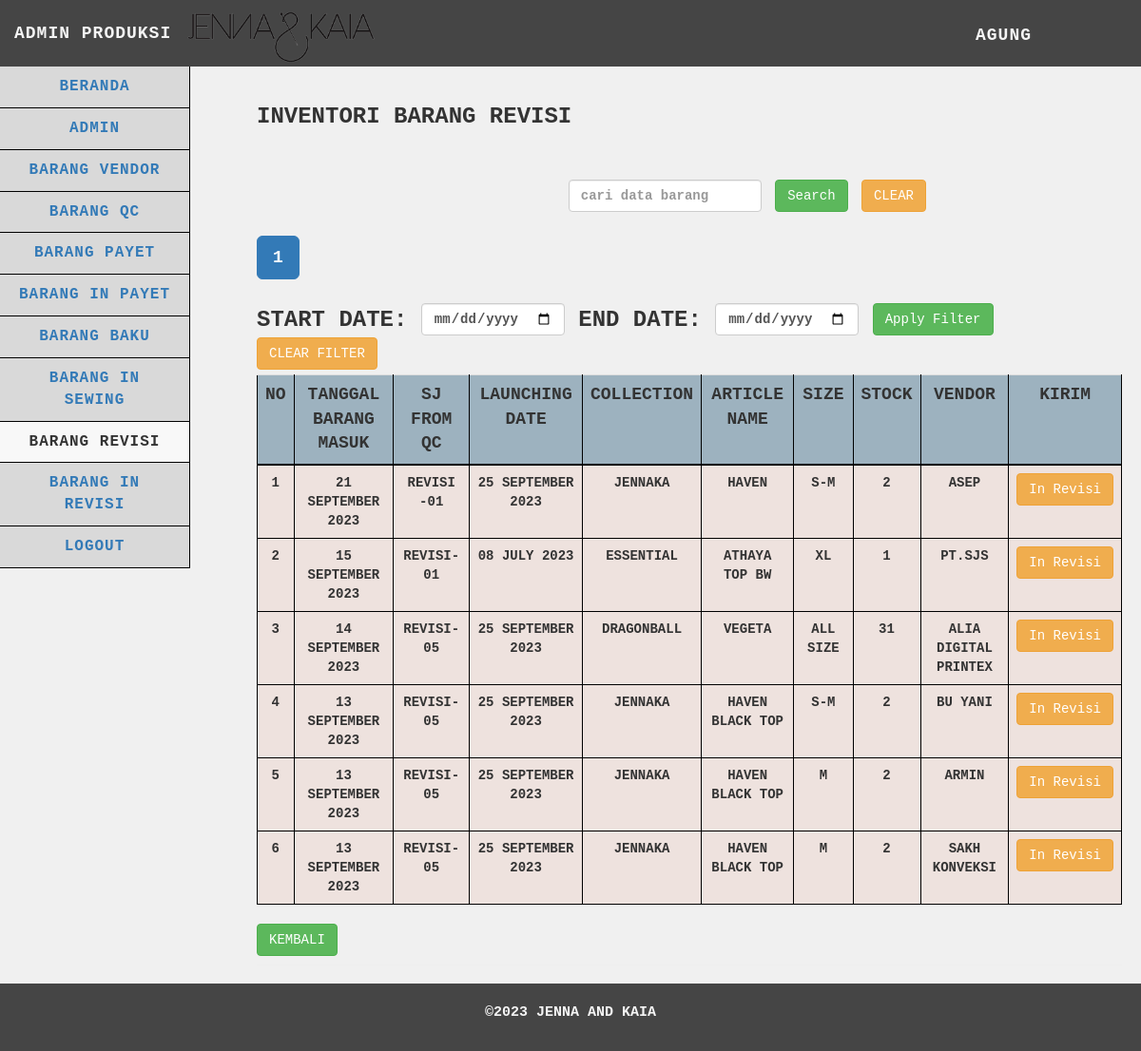
Page /produksi/barangrevisi/barangrevisi.php (signed in) on the committed database.
### tables this page shows
CREATE TABLE `barangrevisi` (
  `idbarang_revisi` int(25) NOT NULL,
  `tgl_brg_masuk` date NOT NULL,
  `launching_date` date NOT NULL,
  `collection` varchar(255) NOT NULL,
  `article_name` varchar(255) NOT NULL,
  `size` varchar(15) NOT NULL,
  `stock` int(255) NOT NULL,
  `vendor` varchar(255) NOT NULL,
  `tgl_brg_keluar` date NOT NULL,
  `sj_for_produksi` varchar(255) NOT NULL,
  `idbarang_qc` int(25) NOT NULL
);

### produksi/barangrevisi/functions.php (called while the page is built, shortened)
<?php
$db = mysqli_connect("localhost", "root", "", "gudangjenna");
function query($query)
{
    global $db;
    $result = mysqli_query($db, $query);
    $rows = [];
    while ($row = mysqli_fetch_assoc($result)) {
        $rows[] = $row;
    }
    return $rows;
}
function getNama($username)
{
    global $db;
    $query = "SELECT nama FROM admin WHERE username = '$username' AND role = 'produksi'";
    $result = mysqli_query($db, $query);
    if ($result && mysqli_num_rows($result) > 0) {
        $user = mysqli_fetch_assoc($result);
        return $user['nama'];
    } else {
        return "Nama Tidak Ditemukan";
    }
}
function formatDate($dateString)
{
    $timestamp = strtotime($dateString);
    return date('d F Y', $timestamp);
}

### produksi/barangrevisi/barangrevisi.php (the view, shortened to what this page needs)
<?php
$barangrevisi = query("SELECT * FROM barangrevisi");
$limit = 20;
$page = isset($_GET['page']) ? $_GET['page'] : 1;
$start = ($page - 1) * $limit;
$start_date = isset($_GET['start_date']) ? $_GET['start_date'] : '';
$end_date = isset($_GET['end_date']) ? $_GET['end_date'] : '';
$date_filter = '';
$search = isset($_GET['search']) ? $_GET['search'] : '';
$search_filter = '';
$query = "SELECT * FROM barangrevisi $date_filter $search_filter ORDER BY idbarang_revisi DESC LIMIT $start, $limit";
$barangrevisi = query($query);
$totalRecordsSearchDateFilter = count(query("SELECT * FROM barangrevisi $date_filter $search_filter"));
$totalPagesSearchDateFilter = ceil($totalRecordsSearchDateFilter / $limit);
?>
<!DOCTYPE html>
<html>
<head>
    <link href="../../vendor/css/bootstrap/bootstrap.min.css" rel="stylesheet">
    <link href="../../vendor/css/bootstrap/bootstrap.css" rel="stylesheet">
    <link href="../../vendor/font-awesome/css/font-awesome.min.css" rel="stylesheet" type="text/css">
    <link href="../../css/tabel.css" rel="stylesheet">
</head>
<body>
    <nav class="navbar navbar-default navbar-static-top" role="navigation" style="margin-bottom: 0">
        <div class="navbar-header">
            <img src="../../images/Jenna-Kaia.png" alt="Logo Perusahaan" class="navbar-logo">
            <a class="navbar-brand">ADMIN PRODUKSI</a>
        </div>
        <ul class="nav navbar-top-links navbar-right">
            <li class="dropdown">
                <a class="dropdown-toggle" data-toggle="dropdown" href="../logout.php"><?php echo getNama($_SESSION['usernamepr']); ?></i>
                </a>
            </li>
        </ul>
        <div class="navbar-default sidebar" role="navigation" style="font-size: medium;">
            <div class="sidebar-nav navbar-collapse">
                <ul class="nav" id="side-menu">
                    <li>
                        <a href="../beranda.php">
                            BERANDA
                        </a>
                    </li>
                    <li>
                        <a href="../admin/admin.php">
                            ADMIN
                        </a>
                    </li>
                    <li>
                        <a href="../barangvendor/barangvendor.php">
                            BARANG VENDOR
                        </a>
                    </li>
                    <li>
                        <a href="../barangqc/barangqc.php">
                            BARANG QC
                        </a>
                    </li>
                    <li>
                        <a href="../barangpayet/barangpayet.php">
                            BARANG PAYET
                        </a>
                    </li>
                    <li>
                        <a href="../baranginpayet/baranginpayet.php">
                            BARANG IN PAYET
                        </a>
                    </li>
                    <li>
                        <a href="../barangbaku/barangbaku.php">
                            BARANG BAKU
                        </a>
                    </li>
                    <li>
                        <a href="../baranginsewing/baranginsewing.php">
                            BARANG IN SEWING
                        </a>
                    </li>
                    <li class="active">
                        <a href="barangrevisi.php">
                            BARANG REVISI
                        </a>
                    </li>
                    <li>
                        <a href="../baranginrevisi/baranginrevisi.php">
                            BARANG IN REVISI
                        </a>
                    </li>
                    <li>
                        <a href="../logout.php" onclick="return confirm('yakin ingin logout?')">
                            Logout
                        </a>
                    </li>
                </ul>
            </div>
        </div>
    </nav>
    <div class="content">
        <div class="container-fluid">
            <h1 class="page-header">Inventori Barang Revisi
                <br><br><br>
                <div class="row">
                    <div class="col-md-4">
                    </div>
                    <div class="col-md-6">
                        <form action="" method="GET" class="form-inline">
                            <input type="text" class="form-control mx-2" id="search" name="search" value="<?php echo $_GET['search'] ?? ''; ?>" placeholder="cari data barang">
                            <button type="submit" class="btn btn-success">Search</button>
                            <a href="barangrevisi.php" class="btn btn-warning mx-2">Clear</a>
                        </form>
                    </div>
                </div>
                <div class="row" style="margin-top: 5px;">
                    <div class="col-md-6">
                        <div class="button-group" style="display: flex; align-items: center;">
                            <div class="pagination-container">
                                <ul class="pagination pagination-lg">
                                    <?php
                                    $startPage = max(1, $page - 1);
                                    $endPage = min($totalPagesSearchDateFilter, $startPage + 4);
                                    for ($p = $startPage; $p <= $endPage; $p++) :
                                    ?>
                                        <li class="<?php if ($p == $page) echo 'active'; ?>">
                                            <a href="?page=<?php echo $p; ?>&start_date=<?php echo $start_date; ?>&end_date=<?php echo $end_date; ?>&search=<?php echo $search; ?>">
                                                <?php echo $p; ?>
                                            </a>
                                        </li>
                                    <?php endfor; ?>
                                </ul>
                            </div>
                        </div>
                    </div>
                </div>
                <div class="row" style="margin-top: 5px; margin-bottom: 5px">
                    <div class="col-md-12">
                        <form action="" method="GET" class="form-inline">
                            <label for="start_date">Start Date:</label>
                            <input type="date" class="form-control mx-2" id="start_date" name="start_date" value="<?php echo $_GET['start_date'] ?? ''; ?>">
                            <label for="end_date">End Date:</label>
                            <input type="date" class="form-control mx-2" id="end_date" name="end_date" value="<?php echo $_GET['end_date'] ?? ''; ?>">
                            <button type="submit" class="btn btn-success">Apply Filter</button>
                            <a href="barangrevisi.php" class="btn btn-warning mx-2">Clear Filter</a>
                        </form>
                    </div>
                </div>
                <div class="table-responsive">
                    <table id="data-table" class="table table-hover">
                        <tr>
                            <th scope="col">No</th>
                            <th scope="col">Tanggal Barang Masuk</th>
                            <th scope="col">SJ From QC</th>
                            <th scope="col">Launching Date</th>
                            <th scope="col">Collection</th>
                            <th scope="col">Article Name</th>
                            <th scope="col">Size</th>
                            <th scope="col">Stock</th>
                            <th scope="col">Vendor</th>
                            <th scope="col">Kirim</th>
                        </tr>
                        <?php $i = $start + 1; ?>
                        <?php foreach ($barangrevisi as $row) : ?>
                            <tr class="data-row">
                                <td><?= $i; ?></td>
                                <td><?= formatDate($row["tgl_brg_keluar"]); ?></td>
                                <td><?= $row["sj_for_produksi"]; ?></td>
                                <td><?= formatDate($row["launching_date"]); ?></td>
                                <td><?= $row["collection"]; ?></td>
                                <td><?= $row["article_name"]; ?></td>
                                <td><?= $row["size"]; ?></td>
                                <td><?= $row["stock"]; ?></td>
                                <td><?= $row["vendor"]; ?></td>
                                <td>
                                    <div class="btn-group text-center" style="display: flex; justify-content: center;">
                                        <form action="kirim_inrevisi.php" method="post" style="margin: 0;">
                                            <button type="submit" class="btn btn-warning" onclick="return confirm('Apakah Anda ingin mengirim barang tersebut?');">In
                                                Revisi</button>
                                        </form>
                                    </div>
                                </td>
                            </tr>
                            <?php $i++; ?>
                        <?php endforeach; ?>
                    </table>
                </div>
                <div>
                    <a href="../beranda.php" class="btn btn-success">Kembali</a>
                </div>
        </div>
    </div>
    <footer>
        <p>©2023 Jenna and Kaia</p>
    </footer>
</body>
</html>

### css/tabel.css (style rules this page uses)
body { font-family: "Courier New", Courier, monospace; text-transform: uppercase; margin: 0; padding: 0; background-color: #f0f0f0; display: flex; flex-direction: column; min-height: 100vh; }
p { font-size: 15px; }
h1 { text-transform: uppercase; font-weight: 500; }
.page-header { font-weight: bold; font-size: 24px; }
.navbar-logo { max-height: 60px; width: auto; margin-top: 10px; }
.navbar-default.sidebar .nav > li.active > a { background-color: #f8f8f8; color: #333; }
.navbar { background-color: #454545; font-size: large; letter-spacing: 1px; font-weight: 700; font-family: "Courier New", Courier, monospace; text-transform: uppercase; border: none; height: 70px; position: fixed; top: 0; width: 100%; z-index: 99; }
.navbar-header .navbar-brand { color: whitesmoke; margin-top: 10px; }
.dropdown { background-color: #454545; width: 100%; }
.dropdown-toggle { color: whitesmoke; margin-top: 10px; }
.navbar-top-links { margin-right: 0; }
.navbar-top-links li { display: inline-block; }
.navbar-top-links li:last-child { margin-right: 100px; }
.navbar-top-links li a { padding: 15px; min-height: 50px; }
.sidebar { background-color: #d9d9d9; text-align: center; }
.sidebar .sidebar-nav.navbar-collapse { padding-left: 0; padding-right: 0; }
.sidebar ul li { border-bottom: 1px solid black; border-right: 1px solid black; }
@media (min-width: 768px) { .sidebar { z-index: 1; position: absolute; width: 200px; margin-top: 70px; } }
@media (min-width: 768px) { .navbar-top-links { margin-left: auto; } }
.content { padding-top: 50px; padding-bottom: 50px; flex: 1; }
.container-fluid { padding: 20px; }
.table { border-collapse: collapse; width: 100%; }
.table th { background-color: #9db2bf; border: 1px solid black; text-align: center; border-bottom: 2px solid black; font-size: 18px; }
.table td { background-color: #eee2de; border: 1px solid black; text-align: center; font-size: 14px; }
@media (min-width: 768px) { .content { margin-left: 250px; } }
footer { text-transform: uppercase; padding: 20px; color: whitesmoke; background-color: #454545; text-align: center; font-weight: bold; position: fixed; bottom: 0; left: 0; width: 100%; }
footer p { text-align: center; }
.pagination-container { display: flex; justify-content: center; align-items: center; }

### rows in the picture
barangrevisi: tgl_brg_keluar "21 SEPTEMBER 2023", sj_for_produksi "REVISI -01", launching_date "25 SEPTEMBER 2023", collection "JENNAKA", article_name "HAVEN", size "S-M", stock "2", vendor "ASEP"
barangrevisi: tgl_brg_keluar "15 SEPTEMBER 2023", sj_for_produksi "REVISI-01", launching_date "08 JULY 2023", collection "ESSENTIAL", article_name "ATHAYA TOP BW", size "XL", stock "1", vendor "PT.SJS"
barangrevisi: tgl_brg_keluar "14 SEPTEMBER 2023", sj_for_produksi "REVISI-05", launching_date "25 SEPTEMBER 2023", collection "DRAGONBALL", article_name "VEGETA", size "ALL SIZE", stock "31", vendor "ALIA DIGITAL PRINTEX"
barangrevisi: tgl_brg_keluar "13 SEPTEMBER 2023", sj_for_produksi "REVISI-05", launching_date "25 SEPTEMBER 2023", collection "JENNAKA", article_name "HAVEN BLACK TOP", size "S-M", stock "2", vendor "BU YANI"
barangrevisi: tgl_brg_keluar "13 SEPTEMBER 2023", sj_for_produksi "REVISI-05", launching_date "25 SEPTEMBER 2023", collection "JENNAKA", article_name "HAVEN BLACK TOP", size "M", stock "2", vendor "ARMIN"
barangrevisi: tgl_brg_keluar "13 SEPTEMBER 2023", sj_for_produksi "REVISI-05", launching_date "25 SEPTEMBER 2023", collection "JENNAKA", article_name "HAVEN BLACK TOP", size "M", stock "2", vendor "SAKH KONVEKSI"

### other values in the picture
getNama($_SESSION['usernamepr']) "AGUNG"
